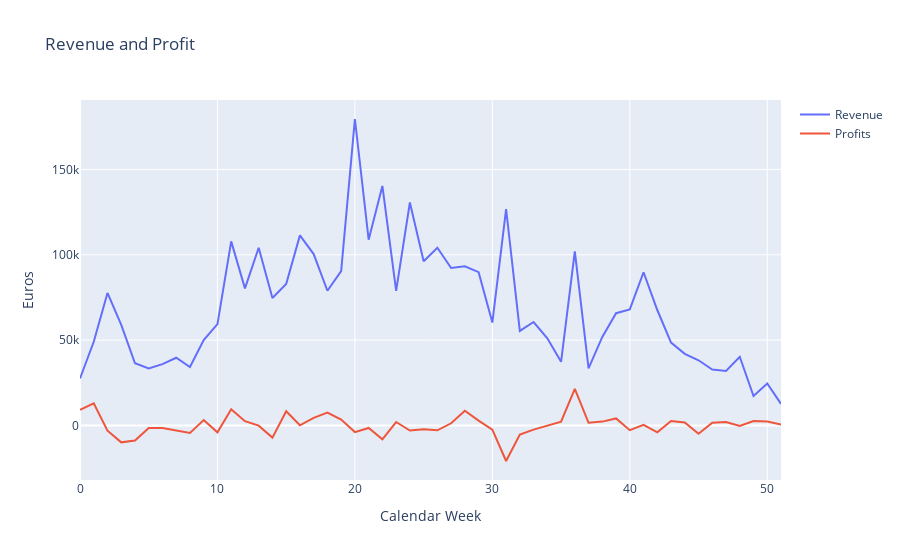
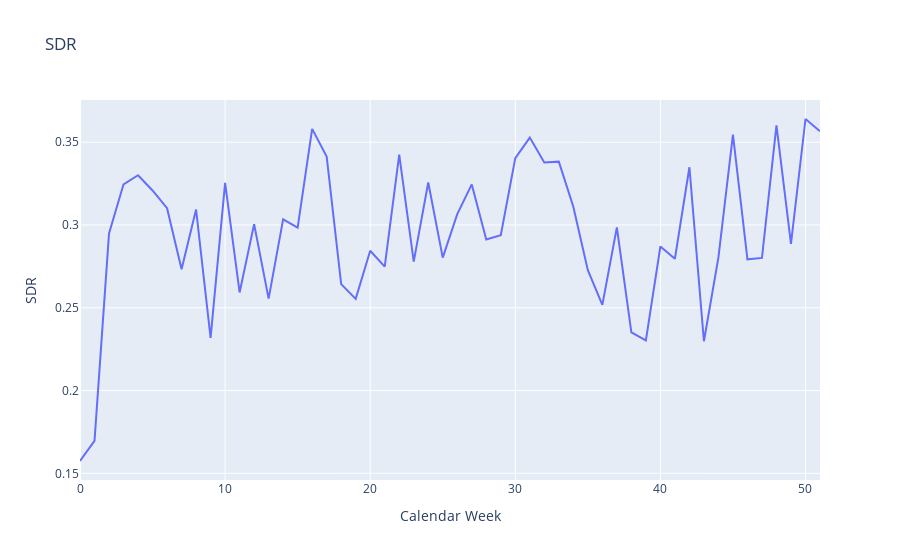

These figures' notebook cell, in order:
### Code cell
plot_pricing_game(simulator)
